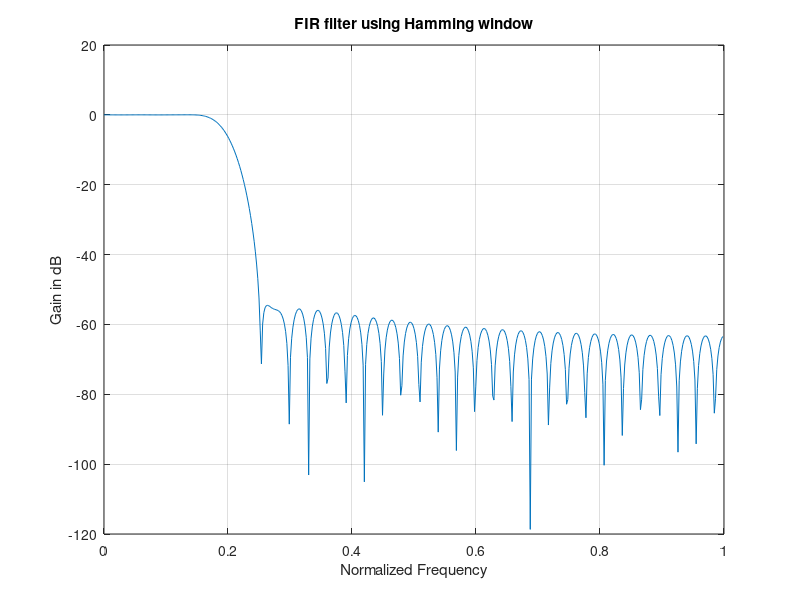

Write MATLAB code to recreate this figure.
%window based approach

clc, clear all, close all;
wp = 0.2*pi; ws = 0.3*pi;
N = ceil(6.6*pi/(ws-wp));
% estimates order of the filter
b = fir1(N, 0.2); %window based FIR design

[H,W] = freqz(b,1,512); % no poles so 1 and 512 point freq reponse
plot(W/pi,20*log10(abs(H))), grid on, title('FIR filter using Hamming window');
xlabel('Normalized Frequency'), ylabel('Gain in dB');
% this filter provides about 53dB attenuation in stop band
% and pass band ripples are less than 0.25dB as expected.

%FIR filter have linear phase response
%more ripples due to windowing techniques